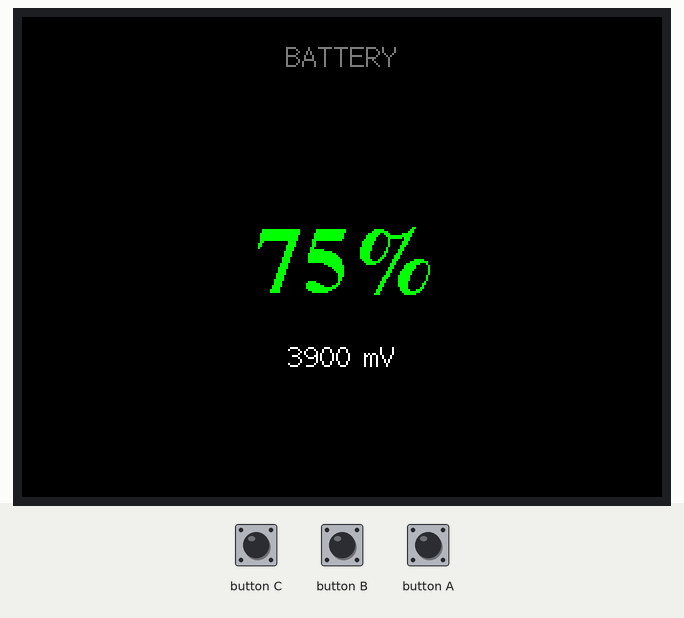
A sketch run on a simulated ESP32. Parts: 320×240 colour display. What the sketch prints to the serial monitor is not drawn.

Above: at 0.5 s.

The sketch:

m5zigbeebattery.ino
```cpp
#include <M5Unified.h>

// Smoothing configuration to avoid spikes in the measurement
const int NUM_LECTURAS = 10;
int lecturas[NUM_LECTURAS];
int lecturaIndex = 0;
long total = 0;
int promedioNivel = 0;
int numLecturas = 0;  // Count of valid readings

// Screen refresh interval
const unsigned long INTERVALO_REFRESCO = 1000;

void setup() {
  auto cfg = M5.config();
  M5.begin(cfg);

  Serial.begin(115200);
  delay(100);

  // Display configuration
  M5.Display.setRotation(1);
  M5.Display.fillScreen(TFT_BLACK);
  M5.Display.setTextDatum(MC_DATUM); // Middle-Center

  // Initialize the readings buffer
  for (int i = 0; i < NUM_LECTURAS; i++) {
    lecturas[i] = 0;
  }

  // First reading to initialize buffer
  int primerNivel = M5.Power.getBatteryLevel();
  for (int i = 0; i < NUM_LECTURAS; i++) {
    lecturas[i] = primerNivel;
    total += primerNivel;
  }
  numLecturas = NUM_LECTURAS;
  promedioNivel = primerNivel;
}

void loop() {
  M5.update();

  // --- 1. DATA ACQUISITION ---
  int nivelActual = M5.Power.getBatteryLevel();
  int voltajeMv = M5.Power.getBatteryVoltage();
  bool isCharging = M5.Power.isCharging();

  // --- 2. MOVING AVERAGE ---
  total = total - lecturas[lecturaIndex];
  lecturas[lecturaIndex] = nivelActual;
  total = total + lecturas[lecturaIndex];
  lecturaIndex = (lecturaIndex + 1) % NUM_LECTURAS;

  promedioNivel = total / NUM_LECTURAS;

  // --- 3. DRAW ON SCREEN ---
  M5.Display.fillScreen(TFT_BLACK);

  int centerX = M5.Display.width() / 2;
  int centerY = M5.Display.height() / 2;

  // Color according to battery level
  uint16_t colorBateria;
  if (promedioNivel > 60) {
    colorBateria = TFT_GREEN;
  } else if (promedioNivel > 20) {
    colorBateria = TFT_ORANGE;
  } else {
    colorBateria = TFT_RED;
  }

  // A) SHOW LARGE PERCENTAGE
  M5.Display.setTextColor(colorBateria, TFT_BLACK);
  M5.Display.setTextSize(1);
  M5.Display.setFont(&fonts::FreeSerifBold24pt7b);  // Large compatible font

  String porcentajeStr = String(promedioNivel) + "%";
  M5.Display.drawString(porcentajeStr, centerX, centerY);

  // B) SHOW VOLTAGE
  M5.Display.setTextColor(TFT_WHITE, TFT_BLACK);
  M5.Display.setFont(&fonts::Font2);
  String infoVoltaje = String(voltajeMv) + " mV";
  M5.Display.drawString(infoVoltaje, centerX, centerY + 50);

  // C) CHARGING STATUS
  M5.Display.setFont(&fonts::Font2);
  if (isCharging) {
    M5.Display.setTextColor(TFT_CYAN, TFT_BLACK);
    M5.Display.drawString("CHARGING", centerX, 20);
  } else {
    M5.Display.setTextColor(TFT_DARKGREY, TFT_BLACK);
    M5.Display.drawString("BATTERY", centerX, 20);
  }

  // Serial output
  Serial.printf("Battery: %d%%, Voltage: %d mV\n", promedioNivel, voltajeMv);

  delay(INTERVALO_REFRESCO);
}
```
